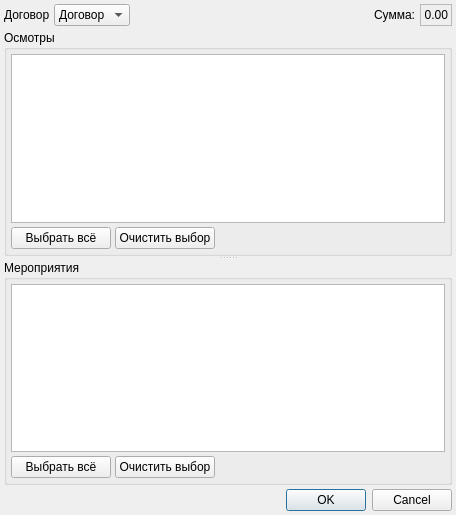
<?xml version="1.0" encoding="UTF-8"?>
<ui version="4.0">
 <class>PreF025Dialog</class>
 <widget class="QDialog" name="PreF025Dialog">
  <property name="windowModality">
   <enum>Qt::ApplicationModal</enum>
  </property>
  <property name="geometry">
   <rect>
    <x>0</x>
    <y>0</y>
    <width>456</width>
    <height>515</height>
   </rect>
  </property>
  <property name="windowTitle">
   <string>Dialog</string>
  </property>
  <layout class="QVBoxLayout" name="verticalLayout">
   <property name="spacing">
    <number>4</number>
   </property>
   <property name="margin">
    <number>4</number>
   </property>
   <item>
    <widget class="QWidget" name="grpContract" native="true">
     <property name="sizePolicy">
      <sizepolicy hsizetype="Expanding" vsizetype="Preferred">
       <horstretch>0</horstretch>
       <verstretch>0</verstretch>
      </sizepolicy>
     </property>
     <layout class="QHBoxLayout" name="horizontalLayout">
      <property name="spacing">
       <number>4</number>
      </property>
      <property name="margin">
       <number>0</number>
      </property>
      <item>
       <widget class="QLabel" name="lblContract">
        <property name="text">
         <string>Договор</string>
        </property>
       </widget>
      </item>
      <item>
       <widget class="CContractComboBox" name="cmbContract">
        <property name="sizePolicy">
         <sizepolicy hsizetype="Expanding" vsizetype="Fixed">
          <horstretch>2</horstretch>
          <verstretch>0</verstretch>
         </sizepolicy>
        </property>
        <property name="whatsThis">
         <string>номер, дата и основание договора в рамках которого производится осмотр</string>
        </property>
        <item>
         <property name="text">
          <string>Договор</string>
         </property>
        </item>
       </widget>
      </item>
      <item>
       <spacer name="horizontalSpacer">
        <property name="orientation">
         <enum>Qt::Horizontal</enum>
        </property>
        <property name="sizeType">
         <enum>QSizePolicy::Expanding</enum>
        </property>
        <property name="sizeHint" stdset="0">
         <size>
          <width>613</width>
          <height>20</height>
         </size>
        </property>
       </spacer>
      </item>
      <item>
       <widget class="QLabel" name="lblSum">
        <property name="text">
         <string>Сумма:</string>
        </property>
       </widget>
      </item>
      <item>
       <widget class="QLabel" name="lblSumValue">
        <property name="frameShape">
         <enum>QFrame::StyledPanel</enum>
        </property>
        <property name="frameShadow">
         <enum>QFrame::Sunken</enum>
        </property>
        <property name="text">
         <string>0.00</string>
        </property>
        <property name="textFormat">
         <enum>Qt::PlainText</enum>
        </property>
        <property name="alignment">
         <set>Qt::AlignRight|Qt::AlignTrailing|Qt::AlignVCenter</set>
        </property>
       </widget>
      </item>
     </layout>
    </widget>
   </item>
   <item>
    <widget class="QSplitter" name="splitter">
     <property name="orientation">
      <enum>Qt::Vertical</enum>
     </property>
     <property name="childrenCollapsible">
      <bool>false</bool>
     </property>
     <widget class="QGroupBox" name="grpInspections">
      <property name="title">
       <string>Осмотры</string>
      </property>
      <layout class="QGridLayout" name="gridLayout">
       <property name="margin">
        <number>4</number>
       </property>
       <property name="spacing">
        <number>4</number>
       </property>
       <item row="0" column="0" colspan="3">
        <widget class="CInDocTableView" name="tblDiagnostics"/>
       </item>
       <item row="1" column="0">
        <widget class="QPushButton" name="btnSelectVisits">
         <property name="sizePolicy">
          <sizepolicy hsizetype="Fixed" vsizetype="Fixed">
           <horstretch>0</horstretch>
           <verstretch>0</verstretch>
          </sizepolicy>
         </property>
         <property name="minimumSize">
          <size>
           <width>100</width>
           <height>0</height>
          </size>
         </property>
         <property name="text">
          <string>Выбрать всё</string>
         </property>
         <property name="autoDefault">
          <bool>false</bool>
         </property>
        </widget>
       </item>
       <item row="1" column="1">
        <widget class="QPushButton" name="btnDeselectVisits">
         <property name="sizePolicy">
          <sizepolicy hsizetype="Fixed" vsizetype="Fixed">
           <horstretch>1</horstretch>
           <verstretch>0</verstretch>
          </sizepolicy>
         </property>
         <property name="minimumSize">
          <size>
           <width>100</width>
           <height>0</height>
          </size>
         </property>
         <property name="text">
          <string>Очистить выбор</string>
         </property>
         <property name="autoDefault">
          <bool>false</bool>
         </property>
        </widget>
       </item>
       <item row="1" column="2">
        <spacer name="horizontalSpacer_2">
         <property name="orientation">
          <enum>Qt::Horizontal</enum>
         </property>
         <property name="sizeHint" stdset="0">
          <size>
           <width>343</width>
           <height>20</height>
          </size>
         </property>
        </spacer>
       </item>
      </layout>
     </widget>
     <widget class="QGroupBox" name="grpActions">
      <property name="title">
       <string>Мероприятия</string>
      </property>
      <layout class="QGridLayout" name="gridLayout_2">
       <property name="margin">
        <number>4</number>
       </property>
       <property name="spacing">
        <number>4</number>
       </property>
       <item row="0" column="0" colspan="3">
        <widget class="CInDocTableView" name="tblActions"/>
       </item>
       <item row="1" column="0">
        <widget class="QPushButton" name="btnSelectActions">
         <property name="sizePolicy">
          <sizepolicy hsizetype="Fixed" vsizetype="Fixed">
           <horstretch>0</horstretch>
           <verstretch>0</verstretch>
          </sizepolicy>
         </property>
         <property name="minimumSize">
          <size>
           <width>100</width>
           <height>0</height>
          </size>
         </property>
         <property name="text">
          <string>Выбрать всё</string>
         </property>
         <property name="autoDefault">
          <bool>false</bool>
         </property>
        </widget>
       </item>
       <item row="1" column="1">
        <widget class="QPushButton" name="btnDeselectActions">
         <property name="sizePolicy">
          <sizepolicy hsizetype="Fixed" vsizetype="Fixed">
           <horstretch>0</horstretch>
           <verstretch>0</verstretch>
          </sizepolicy>
         </property>
         <property name="minimumSize">
          <size>
           <width>100</width>
           <height>0</height>
          </size>
         </property>
         <property name="text">
          <string>Очистить выбор</string>
         </property>
         <property name="autoDefault">
          <bool>false</bool>
         </property>
        </widget>
       </item>
       <item row="1" column="2">
        <spacer name="horizontalSpacer_3">
         <property name="orientation">
          <enum>Qt::Horizontal</enum>
         </property>
         <property name="sizeHint" stdset="0">
          <size>
           <width>343</width>
           <height>20</height>
          </size>
         </property>
        </spacer>
       </item>
      </layout>
     </widget>
    </widget>
   </item>
   <item>
    <widget class="QDialogButtonBox" name="buttonBox">
     <property name="orientation">
      <enum>Qt::Horizontal</enum>
     </property>
     <property name="standardButtons">
      <set>QDialogButtonBox::Cancel|QDialogButtonBox::Ok</set>
     </property>
    </widget>
   </item>
  </layout>
 </widget>
 <customwidgets>
  <customwidget>
   <class>CInDocTableView</class>
   <extends>QTableView</extends>
   <header>library/InDocTable.h</header>
  </customwidget>
  <customwidget>
   <class>CContractComboBox</class>
   <extends>QComboBox</extends>
   <header>Orgs/OrgComboBox.h</header>
  </customwidget>
 </customwidgets>
 <tabstops>
  <tabstop>cmbContract</tabstop>
  <tabstop>tblDiagnostics</tabstop>
  <tabstop>btnSelectVisits</tabstop>
  <tabstop>btnDeselectVisits</tabstop>
  <tabstop>tblActions</tabstop>
  <tabstop>btnSelectActions</tabstop>
  <tabstop>btnDeselectActions</tabstop>
  <tabstop>buttonBox</tabstop>
 </tabstops>
 <resources/>
 <connections>
  <connection>
   <sender>buttonBox</sender>
   <signal>accepted()</signal>
   <receiver>PreF025Dialog</receiver>
   <slot>accept()</slot>
   <hints>
    <hint type="sourcelabel">
     <x>451</x>
     <y>510</y>
    </hint>
    <hint type="destinationlabel">
     <x>455</x>
     <y>514</y>
    </hint>
   </hints>
  </connection>
  <connection>
   <sender>buttonBox</sender>
   <signal>rejected()</signal>
   <receiver>PreF025Dialog</receiver>
   <slot>reject()</slot>
   <hints>
    <hint type="sourcelabel">
     <x>451</x>
     <y>510</y>
    </hint>
    <hint type="destinationlabel">
     <x>455</x>
     <y>514</y>
    </hint>
   </hints>
  </connection>
 </connections>
</ui>
